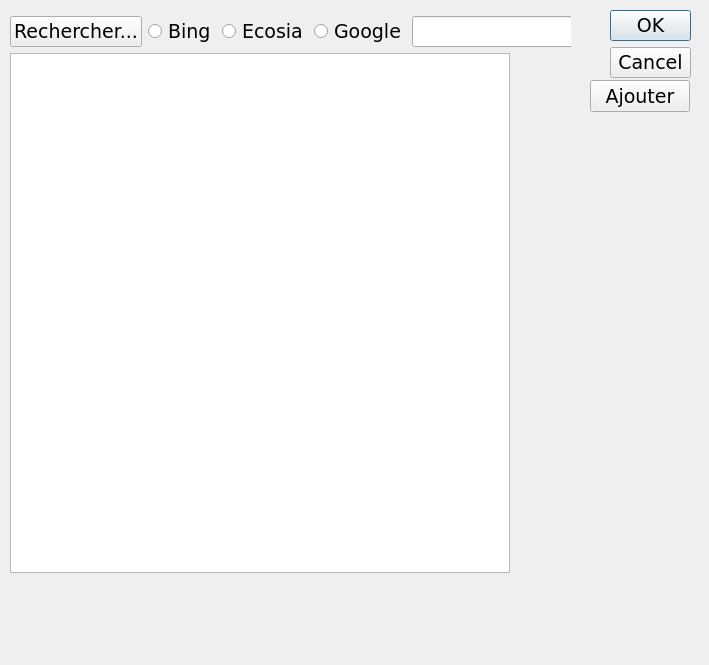
<?xml version="1.0" encoding="UTF-8"?>
<ui version="4.0">
 <class>FENrechercheinternet</class>
 <widget class="QDialog" name="FENrechercheinternet">
  <property name="geometry">
   <rect>
    <x>0</x>
    <y>0</y>
    <width>709</width>
    <height>665</height>
   </rect>
  </property>
  <property name="minimumSize">
   <size>
    <width>500</width>
    <height>500</height>
   </size>
  </property>
  <property name="font">
   <font>
    <family>Verdana</family>
    <pointsize>14</pointsize>
   </font>
  </property>
  <property name="acceptDrops">
   <bool>false</bool>
  </property>
  <property name="windowTitle">
   <string>Recherche internet</string>
  </property>
  <property name="windowIcon">
   <iconset theme="applications-internet"/>
  </property>
  <widget class="QDialogButtonBox" name="buttonBox">
   <property name="geometry">
    <rect>
     <x>610</x>
     <y>10</y>
     <width>81</width>
     <height>91</height>
    </rect>
   </property>
   <property name="font">
    <font>
     <family>Verdana</family>
     <pointsize>14</pointsize>
     <bold>false</bold>
    </font>
   </property>
   <property name="orientation">
    <enum>Qt::Vertical</enum>
   </property>
   <property name="standardButtons">
    <set>QDialogButtonBox::Cancel|QDialogButtonBox::Ok</set>
   </property>
  </widget>
  <widget class="QWidget" name="verticalLayoutWidget">
   <property name="geometry">
    <rect>
     <x>10</x>
     <y>10</y>
     <width>561</width>
     <height>563</height>
    </rect>
   </property>
   <layout class="QFormLayout" name="formLayout">
    <item row="0" column="0">
     <layout class="QHBoxLayout" name="horizontalLayout_3"/>
    </item>
    <item row="1" column="0">
     <layout class="QHBoxLayout" name="horizontalLayout_2">
      <item>
       <widget class="QPushButton" name="BTNrechercher">
        <property name="font">
         <font>
          <family>Verdana</family>
          <pointsize>14</pointsize>
         </font>
        </property>
        <property name="text">
         <string>Rechercher...</string>
        </property>
        <property name="autoRepeatDelay">
         <number>302</number>
        </property>
       </widget>
      </item>
      <item>
       <layout class="QHBoxLayout" name="horizontalLayout">
        <item>
         <widget class="QRadioButton" name="RADIOBUTTONbing">
          <property name="font">
           <font>
            <family>Verdana</family>
            <pointsize>14</pointsize>
           </font>
          </property>
          <property name="text">
           <string>Bing</string>
          </property>
         </widget>
        </item>
        <item>
         <widget class="QRadioButton" name="RADIOBUTTONecosia">
          <property name="font">
           <font>
            <family>Verdana</family>
            <pointsize>14</pointsize>
           </font>
          </property>
          <property name="text">
           <string>Ecosia</string>
          </property>
         </widget>
        </item>
        <item>
         <widget class="QRadioButton" name="RADIOBUTTONgoogle">
          <property name="font">
           <font>
            <family>Verdana</family>
            <pointsize>14</pointsize>
           </font>
          </property>
          <property name="text">
           <string>Google</string>
          </property>
         </widget>
        </item>
        <item>
         <widget class="QLineEdit" name="LEcritererecherche">
          <property name="font">
           <font>
            <family>Verdana</family>
            <pointsize>14</pointsize>
           </font>
          </property>
         </widget>
        </item>
       </layout>
      </item>
     </layout>
    </item>
    <item row="2" column="0">
     <widget class="QListView" name="LSTVIEWresultatsrecherches">
      <property name="minimumSize">
       <size>
        <width>500</width>
        <height>500</height>
       </size>
      </property>
      <property name="font">
       <font>
        <family>Verdana</family>
        <pointsize>14</pointsize>
       </font>
      </property>
     </widget>
    </item>
   </layout>
  </widget>
  <widget class="QPushButton" name="pushButton">
   <property name="geometry">
    <rect>
     <x>590</x>
     <y>80</y>
     <width>100</width>
     <height>32</height>
    </rect>
   </property>
   <property name="toolTip">
    <string>ajouter à la base de donnée</string>
   </property>
   <property name="toolTipDuration">
    <number>100</number>
   </property>
   <property name="text">
    <string>Ajouter</string>
   </property>
  </widget>
 </widget>
 <resources/>
 <connections>
  <connection>
   <sender>buttonBox</sender>
   <signal>rejected()</signal>
   <receiver>FENrechercheinternet</receiver>
   <slot>reject()</slot>
   <hints>
    <hint type="sourcelabel">
     <x>316</x>
     <y>260</y>
    </hint>
    <hint type="destinationlabel">
     <x>286</x>
     <y>274</y>
    </hint>
   </hints>
  </connection>
  <connection>
   <sender>buttonBox</sender>
   <signal>accepted()</signal>
   <receiver>FENrechercheinternet</receiver>
   <slot>accept()</slot>
   <hints>
    <hint type="sourcelabel">
     <x>248</x>
     <y>254</y>
    </hint>
    <hint type="destinationlabel">
     <x>157</x>
     <y>274</y>
    </hint>
   </hints>
  </connection>
 </connections>
</ui>
